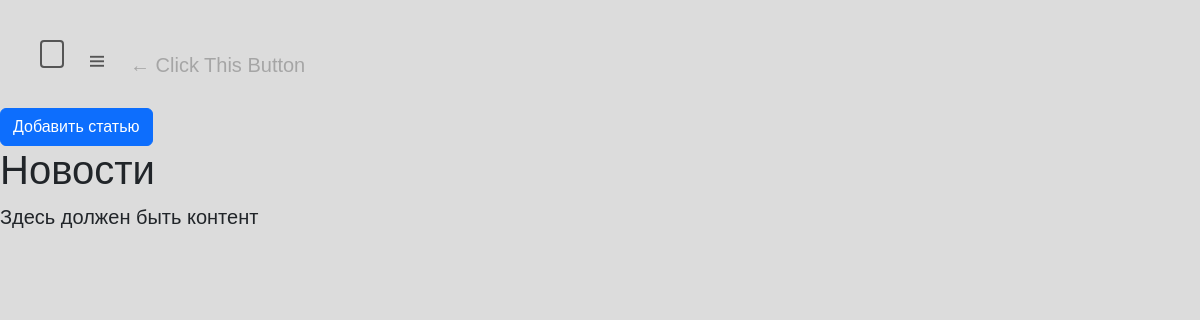
Before: /news/ with the older database file.
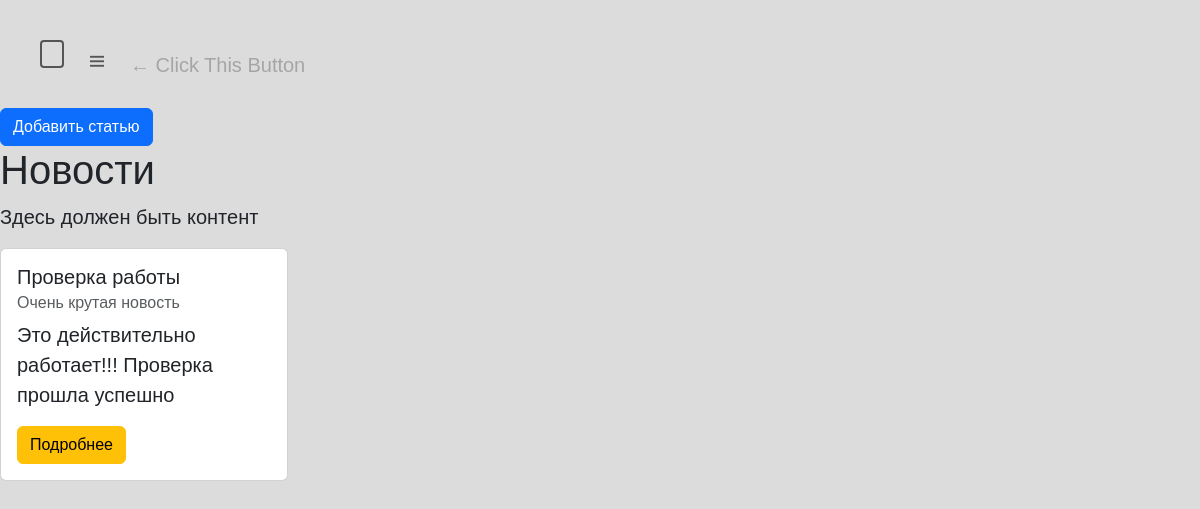
After: the same page with the newer database file.
### news/models.py (models this page shows, shortened)
class Articles(models.Model):
    title = models.CharField('Название', max_length=50)
    anons = models.CharField('Анонс', max_length=250)
    full_text = models.TextField('Статья')
    date = models.DateTimeField('Дата публикации')
    class Meta:
        verbose_name = 'Новость'
        verbose_name_plural = 'Новости'

### news/views.py (the view)
# urls.py: path('', views.news_home, name='news_home'),
def news_home(request):
    news = Articles.objects.order_by('-date')
    return render(request, 'news/news_home.html', {'news': news})

### news/templates/news/news_home.html (shortened to what this page needs)
{% extends 'main/layout.html' %}
{% block content %}
    <h1>Новости</h1>
    <p>Здесь должен быть контент</p>
    {% for el in news %}
        <div class="card" style="width: 18rem;">
            <div class="card-body">
            <h5 class="card-title">{{el.title}}</h5>
            <h6 class="card-subtitle mb-2 text-muted">{{el.anons}}</h6>
            <p class="card-text">{{el.full_text}}</p>
            <a href="{% url 'news-detail' el.id %}" class="btn btn-warning">Подробнее</a>
            </div>
        </div>
    {% endfor %}
{% endblock %}

Changed rows visible on the page:
added Articles: title "Проверка работы", anons "Очень крутая новость", full_text "Это действительно работает!!! Проверка прошла успешно"
